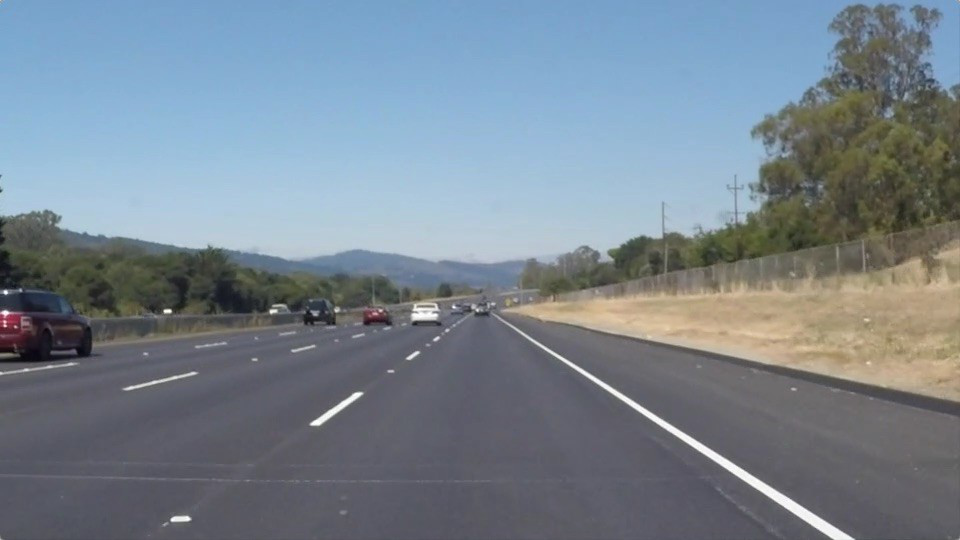
#> input picture 18_shape/images/traffic_lanes.bmp, 960 x 540 px
$ python hough_line_detection.py
#> lines starting #> are read from the running program, lines starting #| are printed output that depends on the picture; after the words box and inside, x2 and y2 are one past the last pixel; in counts of white or black regions, pixels touching at a corner belong together
import numpy as np
import cv2
import math

img1 = cv2.imread("./images/traffic_lanes.bmp", -1)
#> img1 is the input picture: shape (540, 960, 3); mean B, G, R 143.7, 132.5, 120.3
img2 = img1.copy()
gray = cv2.cvtColor(img1, cv2.COLOR_BGR2GRAY)
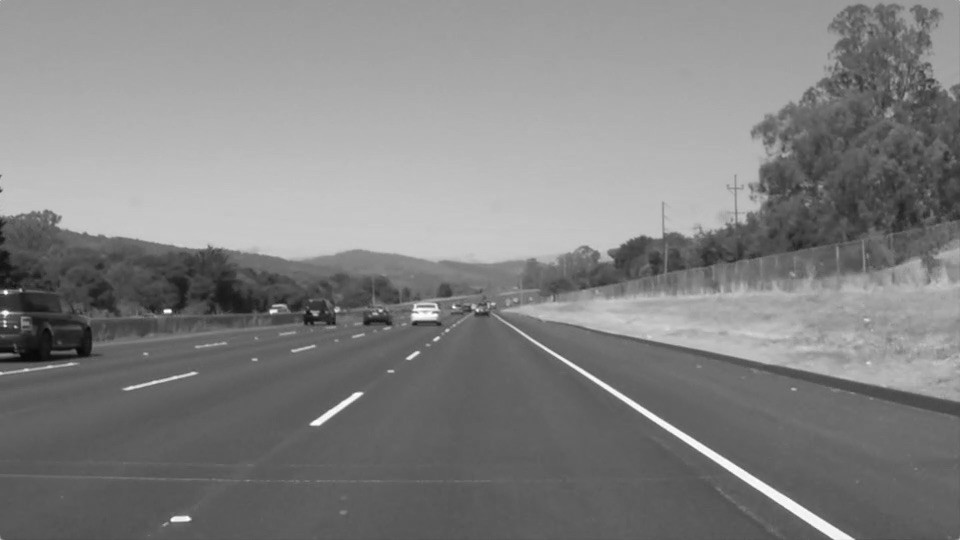
#> gray: shape (540, 960); min 6, max 255, mean 130.1
edges = cv2.Canny( gray, 50, 200 )
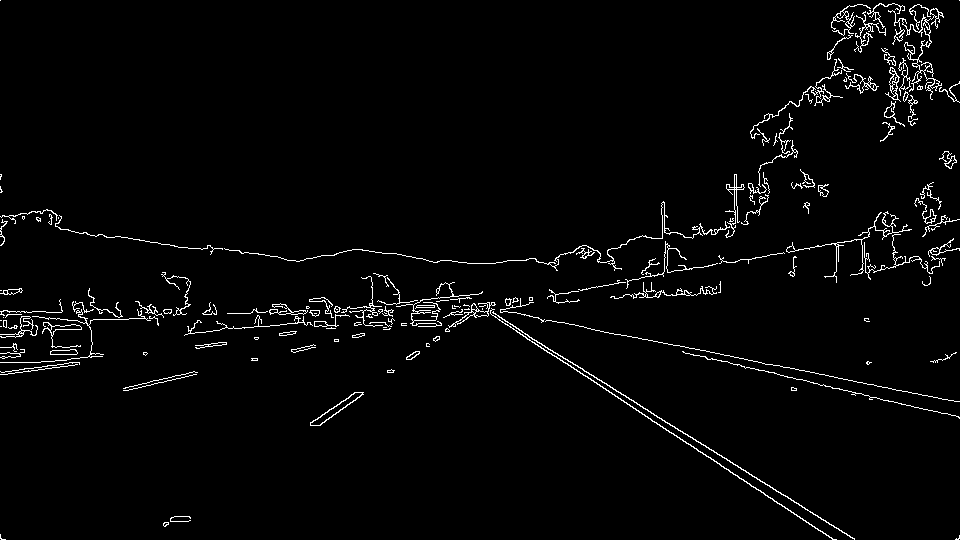
#> edges: shape (540, 960); 2.5% white in thin lines or dots
lines = cv2.HoughLines( edges, 1, math.pi/180.0, 120 )
#> lines = 47 rows, first 8: [5, 2.13], [-3, 2.15], [210, 1.76], [384, 1.4], [190, 1.8], [-17, 2.16], [325, 1.52], [395, 1.38]
if lines is not None:
	a,b,c = lines.shape
#> a = 47; b = 1; c = 2
	for i in range( a ):
		rho = lines[i][0][0]
		theta = lines[i][0][1]
		a = math.cos( theta )
		b = math.sin( theta )
		x0, y0 = a*rho, b*rho
		pt1 = ( int(x0+1000*(-b)), int(y0+1000*(a)) )
		pt2 = ( int(x0-1000*(-b)), int(y0-1000*(a)) )
		cv2.line( img2, pt1, pt2, ( 255, 0, 0 ), 1, cv2.LINE_AA )
#> this loop made 47 passes
#> (rho, theta, a, b, x0, y0, pt1, pt2) on passes 1 to 10: (5, 2.13, -0.53, 0.848, -2.65, 4.24, (-850, -525), (845, 534)), (-3, 2.15, -0.545, 0.839, 1.63, -2.52, (-837, -547), (840, 542)), (210, 1.76, -0.191, 0.982, -40.07, 206.1, (-1021, 15), (941, 396)), (384, 1.4, 0.174, 0.985, 66.68, 378.2, (-918, 551), (1051, 204)), (190, 1.8, -0.225, 0.974, -42.74, 185.1, (-1017, -39), (931, 410)), (-17, 2.16, -0.559, 0.829, 9.51, -14.09, (-819, -573), (838, 545)), (325, 1.52, 0.0523, 0.999, 17.01, 324.6, (-981, 376), (1015, 272)), (395, 1.38, 0.191, 0.982, 75.37, 387.7, (-906, 578), (1056, 196)), (348, 1.48, 0.0872, 0.996, 30.33, 346.7, (-965, 433), (1026, 259)), (321, 1.54, 0.0349, 0.999, 11.2, 320.8, (-988, 355), (1010, 285))
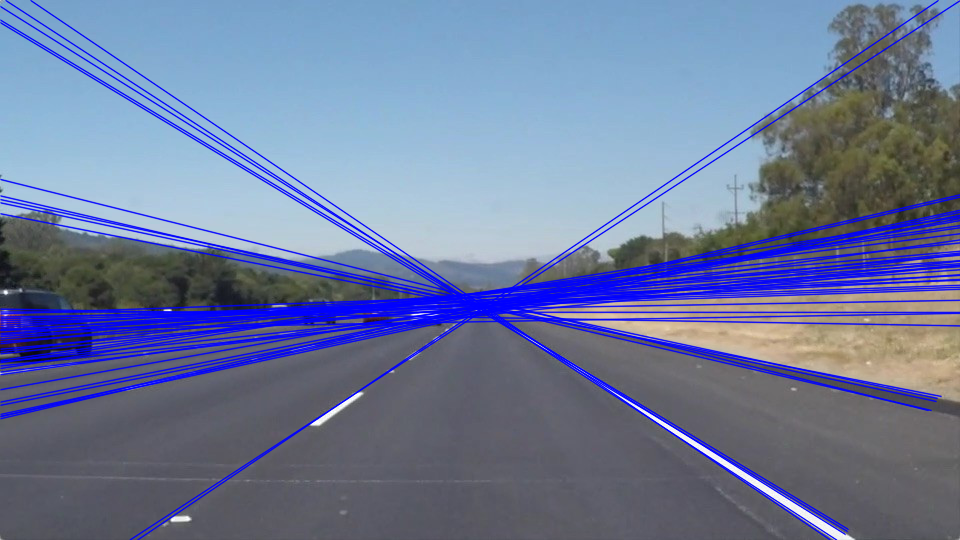
#> img2: shape (540, 960, 3); 14.4% of pixels changed, all inside (x1, y1, x2, y2) = (0, 0, 960, 540)
cv2.imshow( "Original Image", img1 )
cv2.imshow( "Canny Edge Detection", edges )
cv2.imshow( "Hough Line Detection", img2 )
cv2.waitKey( 0 )

$ run again, with 18_shape/images/cans.bmp copied over 18_shape/images/traffic_lanes.bmp
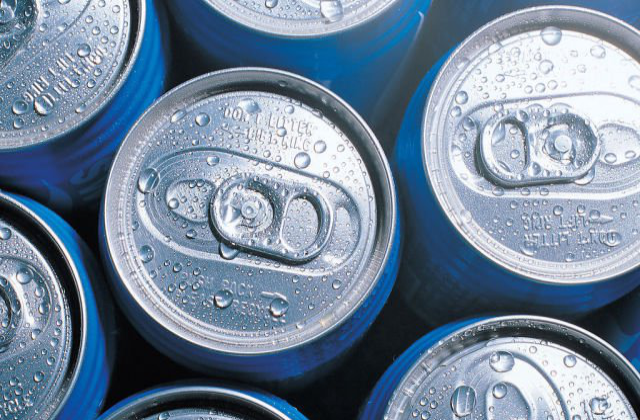
#> input picture 18_shape/images/cans.bmp, 640 x 420 px
#> img1 is the input picture: shape (420, 640, 3); mean B, G, R 155.4, 134.4, 115.4
#> `edges = cv2.Canny( gray, 50, 200 )`:
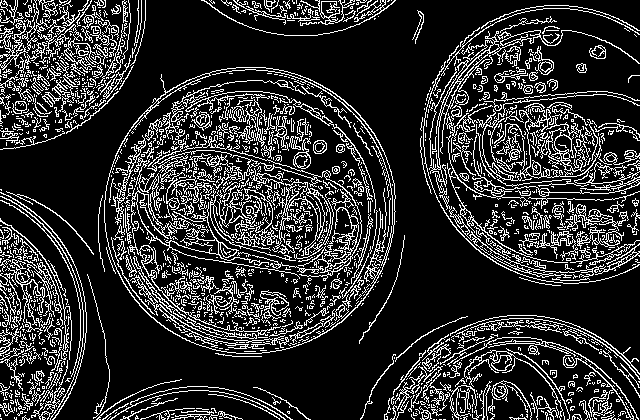
#> edges: shape (420, 640); 18.6% white in thin lines or dots
#> the loop `for i in range( a ):` made 4255 passes
#> (rho, theta, a, b, x0, y0, pt1, pt2) on passes 1 to 3: (-21, 2.36, -0.707, 0.707, 14.85, -14.85, (-692, -721), (721, 692)), (-57, 2.36, -0.707, 0.707, 40.31, -40.31, (-666, -747), (747, 666)), (-33, 2.36, -0.707, 0.707, 23.33, -23.33, (-683, -730), (730, 683))
#> after the loop `for i in range( a ):`:
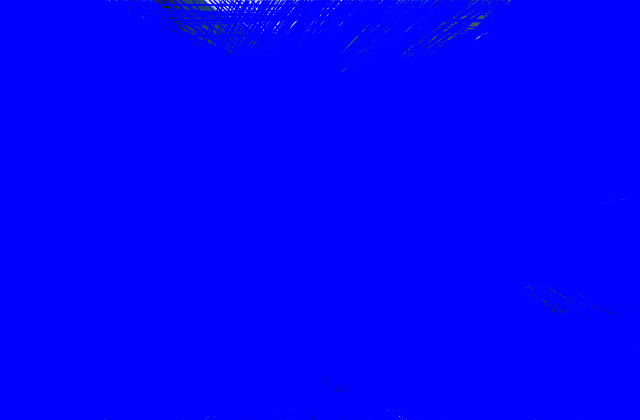
#> img2: shape (420, 640, 3); mean B, G, R 254.2, 0.6, 0.4
